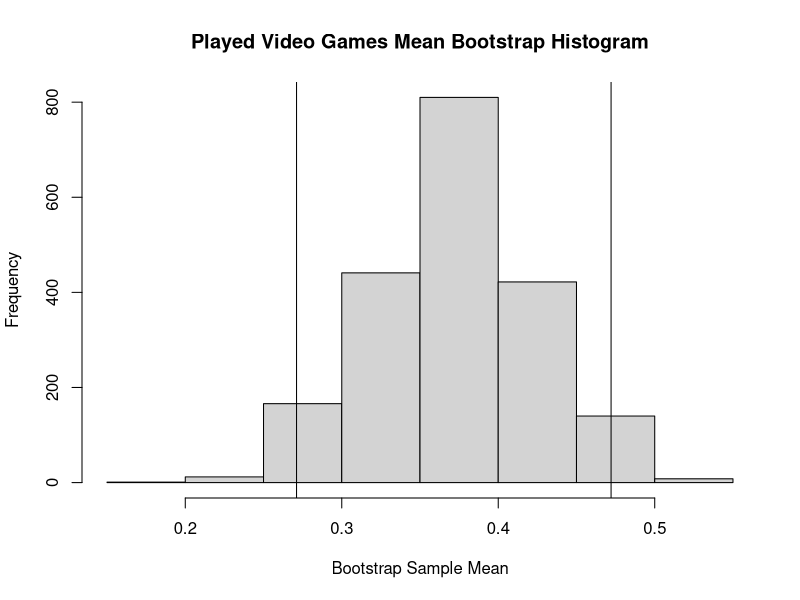
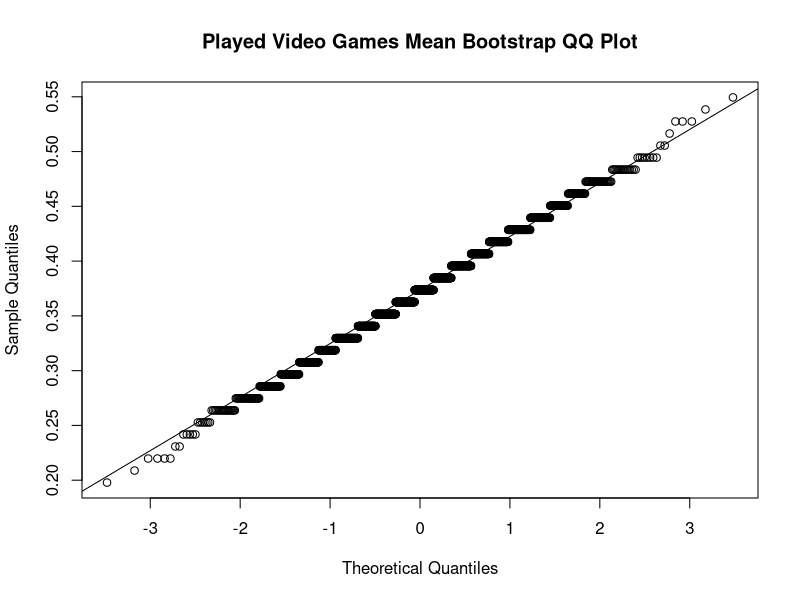
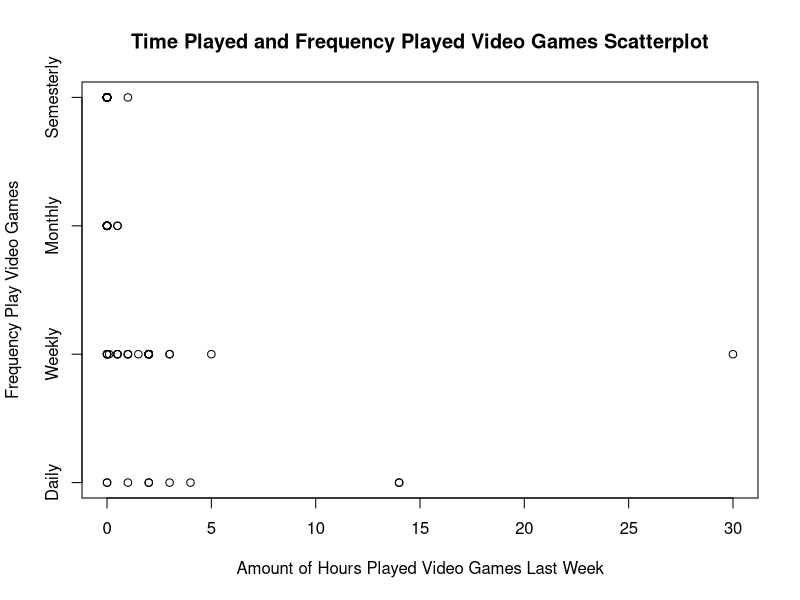
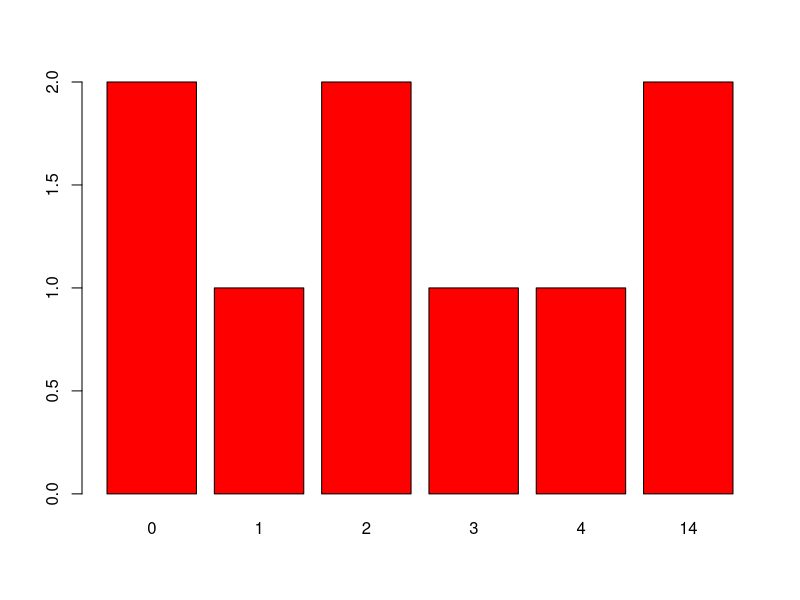
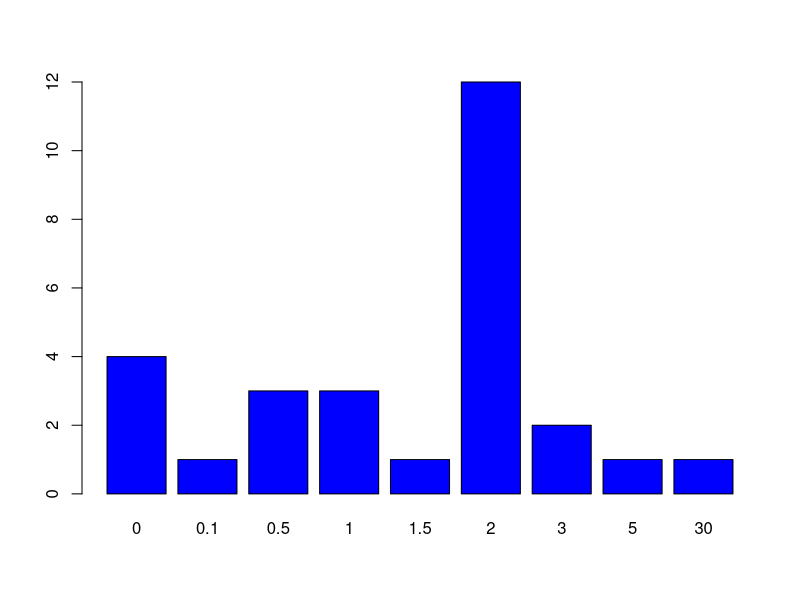
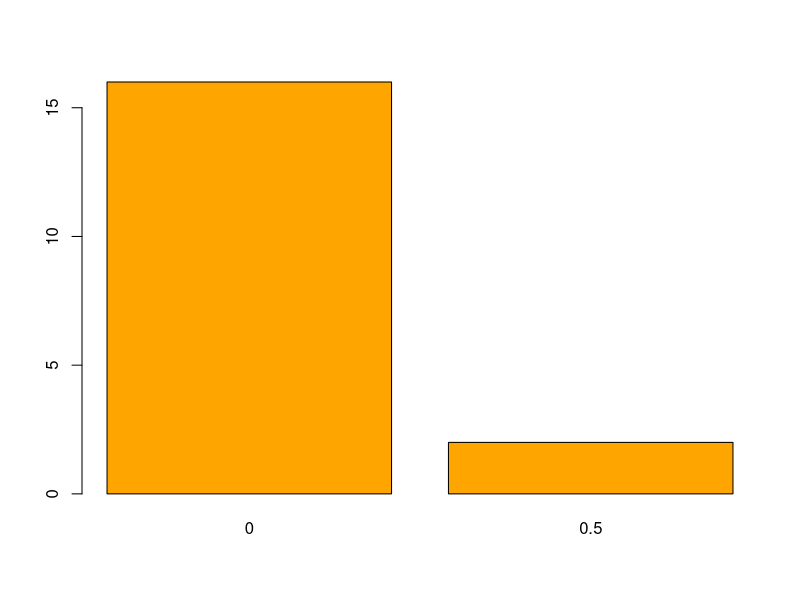
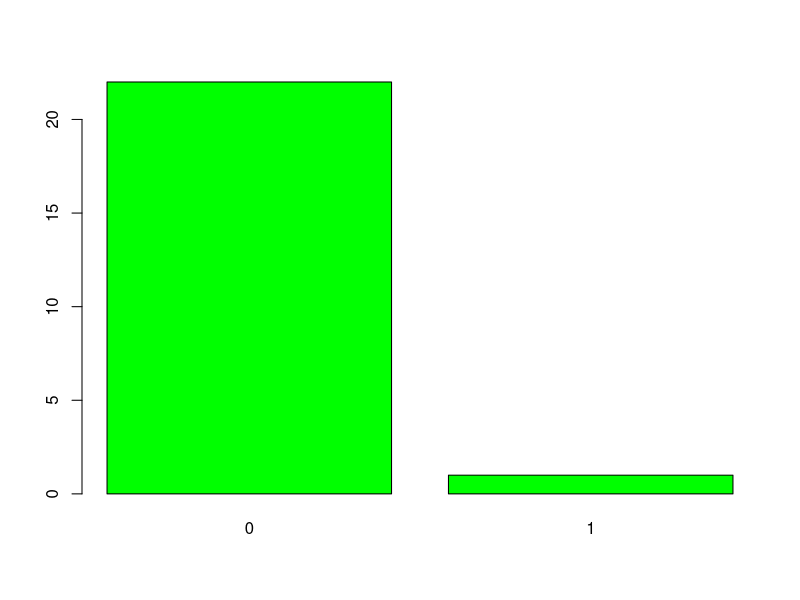
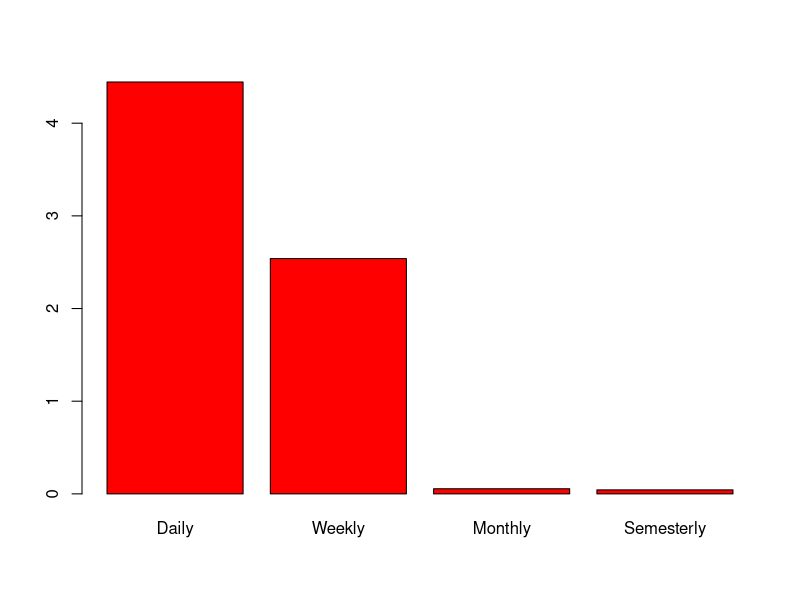

These figures' R source, in order: (Note: this script raises an error after producing the figures.)
## ---- chunk 1
# Read in the csv file 
video_df <- read.csv('data/video_fixed.csv')
# removes the last row (all NA values)
video_df <- video_df[-nrow(video_df),]
video_df
## ---- chunk 2
# Clean video multiple df
#read in csv file
video_multiple_df <- read.csv('data/video_multiple_fixed.csv')
#sets first row as col names
colnames(video_multiple_df) <- video_multiple_df[1,]
#removes the first row
video_multiple_df <- video_multiple_df[-1, ] 
video_multiple_df
## ---- chunk 3
# Clean video_df
video_df$like[video_df$like==99] <- NA
video_df$where[video_df$where==99] <- NA
video_df$freq[video_df$freq==99] <- NA
video_df$busy[video_df$busy==99] <- NA
video_df$educ[video_df$educ==99] <- NA
video_df$math[video_df$math==99] <- NA
video_df$work[video_df$work==99] <- NA
video_df$cdrom[video_df$cdrom==99] <- NA
## ---- chunk 4
#SCENARIO 1
played.videogames <- video_df$time
played.videogames[played.videogames > 0] <- 1
played.mean <-mean(played.videogames)
#showing mean of binary variable is equivalent to (#ofstudentsthatplayed)/(#ofstudents) 
played <- as.double(table(played.videogames[played.videogames==1]))
played/91==played.mean
#Confidence interval for discrete var "played.videogames" with finite population correction
width <- 1.96 * sqrt(played.mean*(1-played.mean)*(314-91)/((91-1)*314))
int.played <- c(played.mean - width, played.mean + width)
int.played
#BOOTSTRAPPING
n <- 91
N = 314
ind.boot <- sample.int(n, size=N, replace=TRUE)
boot.played.videogames <- played.videogames[ind.boot]
B <- 2000
boot.played.videogames.mean <- rep(NA, B)
for(i in 1:B) {
        ind <- sample.int(N, size=n, replace=TRUE)
        boot <- boot.played.videogames[ind]
        boot.played.videogames.mean[i] <- mean(boot)
}


# Fraction of kids that played video games the week before the test
sample.mean <- mean(played.videogames)
sample.mean
# Estimate of fraction of kids that played vgs before the test using bootstrap
bootstrap.mean <- mean(boot.played.videogames.mean)
bootstrap.mean
# Confidence Interval (Bootstrap Sample Means)
boot.played.videogames.sd <- sd(boot.played.videogames.mean)
boot.played.videogames.sd

boot.played.videogames.ci <- c(bootstrap.mean - 1.96*boot.played.videogames.sd, bootstrap.mean + 1.96*boot.played.videogames.sd)
# Confidence Interval = 95% (Where z = 1.96)
boot.played.videogames.ci

# 0.025-quantile and 0.975 quantile of the bootstrap sample means (Interval Estimate)
boot.played.videogames.qqi <- c(quantile(bootstrap.mean, 0.025), quantile(bootstrap.mean, 0.975))
boot.played.videogames.qqi

# Check Normality by  Kolmogorov-Smirnov test [Lab 3]
# ks.test((boot.mean - mean(boot.mean))/sd(boot.mean), pnorm)
ks.test(((boot.played.videogames.mean - bootstrap.mean)/boot.played.videogames.sd), pnorm)

# Create directory to save graphs 
dir.create(file.path("graphs"), showWarnings = FALSE)


# Histrogram Plot Generation
hist(boot.played.videogames.mean, main="Played Video Games Mean Bootstrap Histogram", xlab="Bootstrap Sample Mean")
# add lines for bootsrap CI
abline(v=boot.played.videogames.ci[1])
abline(v=boot.played.videogames.ci[2])
dev.copy(png,'graphs/scen1histogram.png')
dev.off()
# QQ Plot Generations
qqnorm(boot.played.videogames.mean, main="Played Video Games Mean Bootstrap QQ Plot")
qqline(boot.played.videogames.mean)
dev.copy(png,'graphs/scen1qqline.png')
dev.off()
## ---- chunk 5
#SCENARIO 2
# video_df$freq[video_df$freq==99] <- NA
# col=brewer.pal(n = 3, name = "RdBu")
video_df


plot(video_df$time, video_df$freq, main="Time Played and Frequency Played Video Games Scatterplot", 
        xlab="Amount of Hours Played Video Games Last Week", ylab="Frequency Play Video Games", yaxt="n")
axis(2, at=1:4, labels=list("Daily", "Weekly", "Monthly", "Semesterly"))
dev.copy(png,'graphs/scen2scatter.png')
dev.off()

cor(video_df$time, video_df$freq, use = "complete.obs")

## Too low to mean anything
## result of bias to the data as asked about playing video games the week before a midterm. 



#barplots to show sample distrubitions of hours played last week grouped by frequency played games
#Axis names needed!!!
barplot(with(video_df, table(freq[video_df$freq==1], time[video_df$freq==1])), col="red")
barplot(with(video_df, table(freq[video_df$freq==2], time[video_df$freq==2])), col="blue")
barplot(with(video_df, table(freq[video_df$freq==3], time[video_df$freq==3])), col="orange")
barplot(with(video_df, table(freq[video_df$freq==4], time[video_df$freq==4])), col="green",)

time.means.by.freq <- matrix(c(mean(video_df$time[video_df$freq==1], na.rm=TRUE),
        mean(video_df$time[video_df$freq==2], na.rm=TRUE),
        mean(video_df$time[video_df$freq==3], na.rm=TRUE),
        mean(video_df$time[video_df$freq==4], na.rm=TRUE)),
        ncol=4,byrow=TRUE)
colnames(time.means.by.freq) <- c("Daily", "Weekly", "Monthly", "Semesterly")
rownames(time.means.by.freq) <- c("Mean Time Played")
time.means.by.freq <- as.table(time.means.by.freq)
time.means.by.freq
barplot(time.means.by.freq, col=c("red", "blue", "orange", "green"))
# FIX COLORS
# ADD MEAN NUMBERS ON TOP
# text(x,y+2,labels=as.character(y))
## ---- chunk 6
#SCENARIO 3
#point estimate for mean of time 
mean.time <- mean(video_df$time)
mean.time
#constructing confidence interval for mean of time, continuous variable 
width <- 1.96 *sd(video_df$time)* sqrt((314-91)/((91)*314))
int.time <- c(mean.time - width, mean.time + width)
int.time
#Distribution of time
hist(video_df$time,breaks = 20, probability = TRUE, density = 40, col = 7, border = 3)
lines(density(video_df$time, adjust = 2),lwd=2, col = 2)
qqnorm(video_df$time)
qqline(video_df$time,lwd=2, col=2)
#constructing bootstrap estimate
#creating bootstrap population
ind.boot <- sample.int(91, size=314, replace=TRUE)
time.boot <- video_df$time[ind.boot]
#generating bootstrap sample means
B <- 2000
boot.sample.mean <- rep(NA, B)
for(i in 1:B){
  ind <- sample.int(314, size=91, replace=FALSE)
  boot <- time.boot[ind]
  boot.sample.mean[i] <- mean(boot)
}
#Distribution of bootstrap sample means 
hist(boot.sample.mean,breaks = 20, probability = TRUE, density = 40, col = 7, border = 3)
lines(density(boot.sample.mean, adjust = 2),lwd=2, col = 2)
qqnorm(boot.sample.mean)
qqline(boot.sample.mean,lwd=2, col=2)
#point estimate for mean from bootstrap 
time.mean.boot <- mean(boot.sample.mean)
time.mean.boot
#constructing confidence interval using bootstrap means
time.int.boot <- c(time.mean.boot - 1.96*sd(boot.sample.mean), time.mean.boot + 1.96*sd(boot.sample.mean))
time.int.boot

## ---- chunk 7
#SCENARIO 4
#creates variable "likesGame" which equals 1 if "like" != 1 or 5, 0 else (NA's remain) 
video_df['likesGame'] <- rep(NA, dim(video_df)[1])
for(i in 1:dim(video_df)[1]){
  like <- video_df[i, 'like']
  if(like==0 & !is.na(like) || like==5 & !is.na(like)){
    video_df[i, 'likesGame'] = 0
  }else if(is.na(like)){
    video_df[i, 'likesGame'] = NA
  }else{
    video_df[i, 'likesGame'] = 1
  }
}
#Finds mean of likesGames, indicating portion of students that at least somewhat like videogames
mean.likesGame <- mean(video_df$likesGame, na.rm = TRUE)
mean.likesGame
#Confidence interval for discrete var "likesGames" with finite population correction
width <- 1.96 * sqrt(mean.likesGame*(1-mean.likesGame)*(314-91)/((91-1)*314))
int.likesGame <- c(mean.likesGame - width, mean.likesGame + width)
int.likesGame
#instances of "relax" reason for playing video games
relax <- as.double(table(video_multiple_df$relax[video_multiple_df$relax==1]))
#instances of "grahics" reason for playing video games
graphics <- as.double(table(video_multiple_df$graphic[video_multiple_df$graphic==1]))
#instances of "master" reason for playing video games
master <- as.double(table(video_multiple_df$master[video_multiple_df$master==1]))
#instances of "bored" reason for playing video games
bored <- as.double(table(video_multiple_df$bored[video_multiple_df$bored==1]))
#instances of "challenge" reason for playing video games
challenge <- as.double(table(video_multiple_df$challenge[video_multiple_df$challenge==1]))
#instances of "coordination" reason for playing video games
coord <- as.double(table(video_multiple_df$coord[video_multiple_df$coord==1]))
#creates vector of each reason instance
reasons <- c(relax,graphics,master,bored,challenge,coord)
#attaches reason name to each instance sum
names(reasons) <- c("relax","graphics","master","bored","challenge","coord")
#sorted display of the reasons and summed instances
sort(reasons, decreasing = TRUE)

#Below we see find the most prominent reasons why students don't like vdgm.'s
#instances of "time" reason for not playing video games
time <- as.double(table(video_multiple_df$time[video_multiple_df$time==1]))
#instances of "frust" reason for playing video games
frust <- as.double(table(video_multiple_df$frust[video_multiple_df$frust==1]))
#instances of "lonely" reason for playing video games
lonely <- as.double(table(video_multiple_df$lonely[video_multiple_df$lonely==1]))
#instances of "rules" reason for playing video games
rules <- as.double(table(video_multiple_df$rules[video_multiple_df$rules==1]))
#instances of "cost" reason for playing video games
cost <- as.double(table(video_multiple_df$cost[video_multiple_df$cost==1]))
#instances of "boring" reason for playing video games
boring <- as.double(table(video_multiple_df$boring[video_multiple_df$boring==1]))
#instances of "friends don't play" reason for playing video games
friends <- as.double(table(video_multiple_df$friends[video_multiple_df$friends==1]))
#instances of "pointless" reason for playing video games
pointless <- as.double(table(video_multiple_df$point[video_multiple_df$point==1]))
#creates vector of each dislike reason instance
dislikeReasons <- c(time,frust,lonely,rules,cost,boring, friends,pointless)
#attaches reason name to each instance sum
names(dislikeReasons) <- c("time","frust","lonely","rules","cost","boring","friends","pointless")
#sorted display of the reasons and summed instances
sort(dislikeReasons, decreasing = TRUE)

#Below is contsruction of regression tree (moved to scenario 5)
#create variable "works" where value of 1 indicates student worked during that week, 0 otherwise
#video_df$works <- ifelse(video_df$work>0,1,0)
#Creating regression tree for "likesGame" (requires "rpart" and "rpart.plot" packages)
#video_df.tree <- rpart(likesGame~grade+sex+educ+math+works, data=video_df,method = "anova",control = rpart.control(minsplit = 10,cp=0.01))
#rpart.plot(video_df.tree)

## ---- chunk 8
#SCENARIO 6
#split into not played (5 and 1)
not_liked = video_df[video_df$like == 1 | video_df$like == 5,]
#split into played (2, 3, 4)
liked = video_df[video_df$like==2|video_df$like==2|video_df$like==3,]
barplot(table(not_liked$grade),names.arg=c('C','B','A'),col = c('red','blue','green') ,main= 'Distribution of Grades - Not Liked', border=TRUE,
        xlab='Grade Expected', ylab='count')
barplot(table(liked$grade),names.arg=c('C','B','A'),col = c('red','blue','green') ,main= 'Distribution of Grades - Liked', border=TRUE,
        xlab='Grade Expected', ylab='count')

## ---- chunk 9
#INDEP SCENARIO
educ1 = video_df[video_df$educ==1,]
educ0 = video_df[video_df$educ==0,]
   
barplot(table(educ0$grade),names.arg=c('C','B','A'),col = c('red','blue','green') ,main= 'Distribution of Grades - Not Educational', border=TRUE,
        xlab='Grade Expected', ylab='count')
barplot(table(educ1$grade),names.arg=c('C','B','A'),col = c('red','blue','green') ,main= 'Distribution of Grades - Educational', border=TRUE,
        xlab='Grade Expected', ylab='count')
